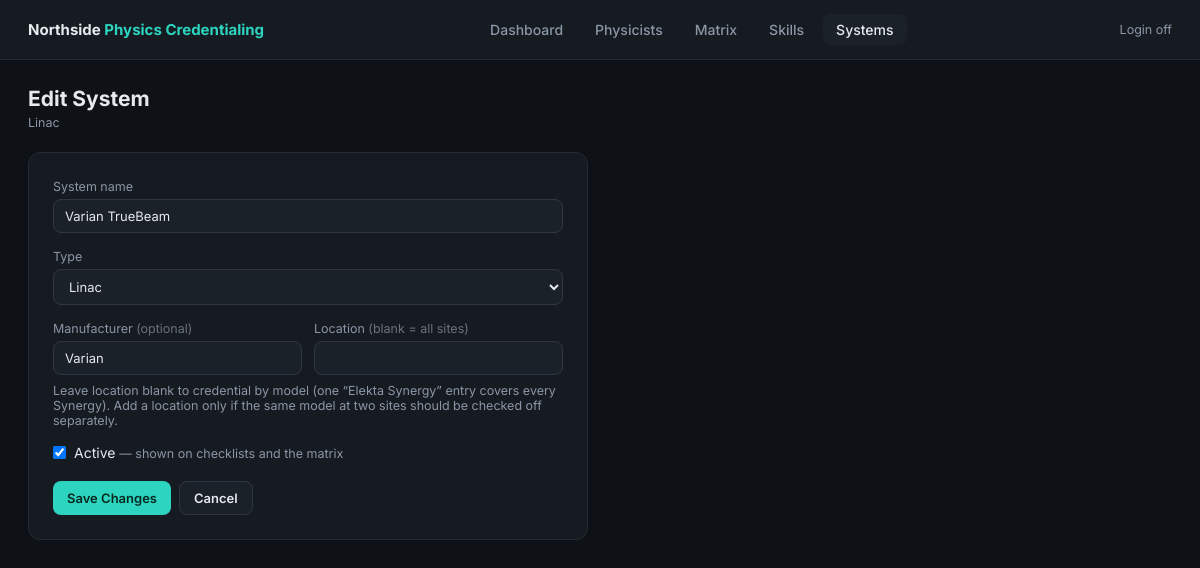
/systems/1/edit/, run on the app's committed database.
### credentialing/models.py (models this page shows, shortened)
class TreatmentSystem(models.Model):
    TYPE_CHOICES = [
        ('linac', 'Linac'),
        ('hdr', 'HDR Afterloader'),
        ('ldr', 'LDR / Seed Program'),
        ('ct', 'CT Simulator'),
        ('gk', 'Gamma Knife'),
        ('mrl', 'MR-Linac'),
        ('tps', 'Treatment Planning System'),
        ('other', 'Other'),
    ]
    name = models.CharField(max_length=150, unique=True,
                            help_text='e.g. "Varian TrueBeam", "Varian Bravos", "Elekta Synergy"')
    system_type = models.CharField(max_length=10, choices=TYPE_CHOICES)
    manufacturer = models.CharField(max_length=100, blank=True)
    location = models.CharField(max_length=120, blank=True,
                                help_text="Leave blank if this entry covers every site")
    order = models.PositiveIntegerField(default=0)
    is_active = models.BooleanField(default=True)
    class Meta:
        ordering = ['system_type', 'order', 'name']

### credentialing/views.py (the view, shortened to what this page needs)
# urls.py: path('systems/<int:pk>/edit/', views.edit_system, name='edit_system'),
@admin_required
def edit_system(request, pk):
    system = get_object_or_404(TreatmentSystem, pk=pk)
    return render(request, 'credentialing/system_form.html', _system_form_context(system))

### credentialing/views.py (called while the page is built, shortened)
def admin_required(view):
    @wraps(view)
    def wrapper(request, *args, **kwargs):
        if not login_enabled():
            return view(request, *args, **kwargs)
    return wrapper

### credentialing/templates/credentialing/system_form.html (shortened to what this page needs)
{% extends "credentialing/base.html" %}
{% block content %}
<div class="page-header">
  <div>
    <h1>{% if system %}Edit System{% else %}Add Treatment System{% endif %}</h1>
    {% if system %}<p class="text-muted text-sm mt-1">{{ system.get_system_type_display }}</p>{% endif %}
  </div>
</div>
<div class="card" style="max-width:560px;padding:24px;">
  <form method="post">{% csrf_token %}
    <label class="text-muted text-sm">System name</label>
    <input name="name" class="form-control" value="{{ v.name }}" placeholder='e.g. "Varian TrueBeam", "Varian Bravos", "Elekta Synergy"' style="margin:5px 0 14px;" required autofocus>
    <label class="text-muted text-sm">Type</label>
    <select name="system_type" class="form-control" style="width:100%;margin:5px 0 14px;" required>
      {% for code, label in system_types %}
      <option value="{{ code }}" {% if v.system_type == code %}selected{% endif %}>{{ label }}</option>
      {% endfor %}
    </select>
    <div class="flex gap-3" style="margin-bottom:14px;">
      <div style="flex:1;">
        <label class="text-muted text-sm">Manufacturer <span style="opacity:.7;">(optional)</span></label>
        <input name="manufacturer" class="form-control" value="{{ v.manufacturer }}" placeholder="Varian, Elekta…" style="margin-top:5px;">
      </div>
      <div style="flex:1;">
        <label class="text-muted text-sm">Location <span style="opacity:.7;">(blank = all sites)</span></label>
        <input name="location" list="location-options" class="form-control" value="{{ v.location }}" style="margin-top:5px;" autocomplete="off">
      </div>
    </div>
    <p class="text-muted text-sm" style="margin:-6px 0 16px;">Leave location blank to credential by model (one “Elekta Synergy” entry covers every Synergy). Add a location only if the same model at two sites should be checked off separately.</p>
    {% if system %}
    <label class="flex items-center gap-2" style="margin-bottom:20px;cursor:pointer;">
      <input type="checkbox" name="is_active" value="1" {% if v.is_active %}checked{% endif %}>
      <span>Active <span class="text-muted text-sm">— shown on checklists and the matrix</span></span>
    </label>
    {% endif %}
    <div class="flex gap-2">
      <button type="submit" class="btn btn-primary">{% if system %}Save Changes{% else %}Add System{% endif %}</button>
      <a href="/systems/" class="btn btn-ghost">Cancel</a>
    </div>
  </form>
</div>
{% endblock %}

### credentialing/templates/credentialing/base.html (style rules this page uses)
:root { --bg:#0e1116;--card:#161b22;--card-2:#1b2129;--border:#242c37;--border-2:#2e3844; --text:#e6e9ee;--muted:#8b96a5;--teal:#2dd4bf;--green:#4ade80;--amber:#fbbf24;--red:#f87171; --purple:#a78bfa;--blue:#60a5fa; }
* { margin:0;padding:0;box-sizing:border-box; }
body { background:var(--bg);color:var(--text);font-family:'Inter',sans-serif;font-size:14px; }
a { color:var(--teal); }
.page-header { display:flex;align-items:flex-start;justify-content:space-between;margin-bottom:1.4rem;gap:12px;flex-wrap:wrap; }
h1 { font-size:21px;font-weight:700; }
.text-muted { color:var(--muted); }
.text-sm { font-size:12.5px; }
.mt-1 { margin-top:4px; }
.card { background:var(--card);border:1px solid var(--border);border-radius:12px;margin-bottom:1.2rem;overflow:hidden; }
.btn { display:inline-flex;align-items:center;gap:6px;border:none;border-radius:8px;padding:8px 14px; font-size:13px;font-weight:600;cursor:pointer;text-decoration:none;font-family:inherit; }
.btn-primary { background:var(--teal);color:#06281f; }
.btn-ghost { background:var(--card-2);color:var(--text);border:1px solid var(--border-2); }
.form-control { background:var(--card-2);border:1px solid var(--border-2);border-radius:8px;color:var(--text); padding:8px 11px;font-size:13px;font-family:inherit;outline:none;width:100%; }
select.form-control { width:auto; }
.flex { display:flex; }
.items-center { align-items:center; }
.gap-2 { gap:8px; }
.gap-3 { gap:12px; }

### data on the page
TreatmentSystem: system_type "Linac", name "Varian TrueBeam", manufacturer "Varian"
